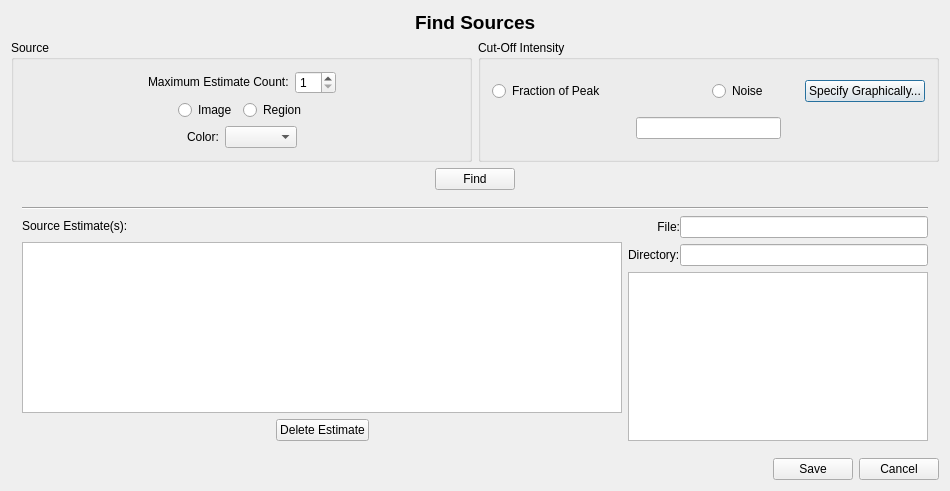
<?xml version="1.0" encoding="UTF-8"?>
<ui version="4.0">
 <class>FindSourcesDialogClass</class>
 <widget class="QDialog" name="FindSourcesDialogClass">
  <property name="geometry">
   <rect>
    <x>0</x>
    <y>0</y>
    <width>948</width>
    <height>491</height>
   </rect>
  </property>
  <property name="windowTitle">
   <string>Find Sources</string>
  </property>
  <layout class="QVBoxLayout" name="verticalLayout_8">
   <item>
    <layout class="QHBoxLayout" name="horizontalLayout_15">
     <item>
      <spacer name="horizontalSpacer_3">
       <property name="orientation">
        <enum>Qt::Horizontal</enum>
       </property>
       <property name="sizeHint" stdset="0">
        <size>
         <width>40</width>
         <height>20</height>
        </size>
       </property>
      </spacer>
     </item>
     <item>
      <widget class="QLabel" name="findSourcesLabel">
       <property name="sizePolicy">
        <sizepolicy hsizetype="Preferred" vsizetype="Fixed">
         <horstretch>0</horstretch>
         <verstretch>0</verstretch>
        </sizepolicy>
       </property>
       <property name="font">
        <font>
         <pointsize>14</pointsize>
         <weight>75</weight>
         <bold>true</bold>
        </font>
       </property>
       <property name="text">
        <string>Find Sources</string>
       </property>
      </widget>
     </item>
     <item>
      <spacer name="horizontalSpacer_12">
       <property name="orientation">
        <enum>Qt::Horizontal</enum>
       </property>
       <property name="sizeHint" stdset="0">
        <size>
         <width>40</width>
         <height>20</height>
        </size>
       </property>
      </spacer>
     </item>
    </layout>
   </item>
   <item>
    <layout class="QHBoxLayout" name="horizontalLayout_11">
     <item>
      <widget class="QGroupBox" name="sourceGroupBox">
       <property name="title">
        <string>Source</string>
       </property>
       <layout class="QVBoxLayout" name="verticalLayout_7">
        <item>
         <layout class="QHBoxLayout" name="horizontalLayout_4">
          <item>
           <spacer name="horizontalSpacer_5">
            <property name="orientation">
             <enum>Qt::Horizontal</enum>
            </property>
            <property name="sizeHint" stdset="0">
             <size>
              <width>18</width>
              <height>20</height>
             </size>
            </property>
           </spacer>
          </item>
          <item>
           <layout class="QHBoxLayout" name="horizontalLayout">
            <item>
             <widget class="QLabel" name="label">
              <property name="text">
               <string>&lt;font color='black'&gt;Maximum Estimate Count:&lt;/font&gt;</string>
              </property>
             </widget>
            </item>
            <item>
             <widget class="QSpinBox" name="sourceEstimateCountSpinBox">
              <property name="toolTip">
               <string>Maximum number of sources to find.</string>
              </property>
              <property name="minimum">
               <number>1</number>
              </property>
              <property name="maximum">
               <number>25</number>
              </property>
             </widget>
            </item>
           </layout>
          </item>
          <item>
           <spacer name="horizontalSpacer_6">
            <property name="orientation">
             <enum>Qt::Horizontal</enum>
            </property>
            <property name="sizeHint" stdset="0">
             <size>
              <width>13</width>
              <height>20</height>
             </size>
            </property>
           </spacer>
          </item>
         </layout>
        </item>
        <item>
         <layout class="QHBoxLayout" name="horizontalLayout_13">
          <item>
           <spacer name="horizontalSpacer_13">
            <property name="orientation">
             <enum>Qt::Horizontal</enum>
            </property>
            <property name="sizeHint" stdset="0">
             <size>
              <width>40</width>
              <height>20</height>
             </size>
            </property>
           </spacer>
          </item>
          <item>
           <widget class="QRadioButton" name="imageRadioButton">
            <property name="toolTip">
             <string>Find sources in the entire image.</string>
            </property>
            <property name="text">
             <string>Image</string>
            </property>
           </widget>
          </item>
          <item>
           <widget class="QRadioButton" name="regionRadioButton">
            <property name="toolTip">
             <string>Find sources in the selected region.</string>
            </property>
            <property name="text">
             <string>Region</string>
            </property>
           </widget>
          </item>
          <item>
           <spacer name="horizontalSpacer_14">
            <property name="orientation">
             <enum>Qt::Horizontal</enum>
            </property>
            <property name="sizeHint" stdset="0">
             <size>
              <width>40</width>
              <height>20</height>
             </size>
            </property>
           </spacer>
          </item>
         </layout>
        </item>
        <item>
         <layout class="QHBoxLayout" name="horizontalLayout_14">
          <item>
           <spacer name="horizontalSpacer_15">
            <property name="orientation">
             <enum>Qt::Horizontal</enum>
            </property>
            <property name="sizeHint" stdset="0">
             <size>
              <width>40</width>
              <height>20</height>
             </size>
            </property>
           </spacer>
          </item>
          <item>
           <widget class="QLabel" name="colorLabel">
            <property name="text">
             <string>&lt;font color='black'&gt;Color:&lt;/font&gt;</string>
            </property>
           </widget>
          </item>
          <item>
           <widget class="QComboBox" name="colorCombo">
            <property name="toolTip">
             <string>The color used to label and mark sources in the viewer.</string>
            </property>
           </widget>
          </item>
          <item>
           <spacer name="horizontalSpacer_16">
            <property name="orientation">
             <enum>Qt::Horizontal</enum>
            </property>
            <property name="sizeHint" stdset="0">
             <size>
              <width>40</width>
              <height>20</height>
             </size>
            </property>
           </spacer>
          </item>
         </layout>
        </item>
       </layout>
      </widget>
     </item>
     <item>
      <widget class="QGroupBox" name="cutoffGroupBox">
       <property name="title">
        <string>Cut-Off Intensity</string>
       </property>
       <layout class="QVBoxLayout" name="verticalLayout_5">
        <item>
         <layout class="QGridLayout" name="gridLayout">
          <item row="0" column="0">
           <widget class="QRadioButton" name="fractionOfPeakRadio">
            <property name="toolTip">
             <string>Search for sources with an intensity level that is a fraction of the peak intensity (0 - 1).</string>
            </property>
            <property name="text">
             <string>Fraction of Peak</string>
            </property>
           </widget>
          </item>
          <item row="0" column="1">
           <layout class="QHBoxLayout" name="horizontalLayout_2">
            <item>
             <widget class="QRadioButton" name="noiseRadio">
              <property name="toolTip">
               <string>Specify the cut-off intensity as a minimum noise level.</string>
              </property>
              <property name="text">
               <string>Noise</string>
              </property>
             </widget>
            </item>
            <item>
             <widget class="QPushButton" name="graphicalNoiseButton">
              <property name="text">
               <string>Specify Graphically...</string>
              </property>
             </widget>
            </item>
           </layout>
          </item>
         </layout>
        </item>
        <item>
         <layout class="QHBoxLayout" name="horizontalLayout_5">
          <item>
           <spacer name="horizontalSpacer_4">
            <property name="orientation">
             <enum>Qt::Horizontal</enum>
            </property>
            <property name="sizeHint" stdset="0">
             <size>
              <width>40</width>
              <height>20</height>
             </size>
            </property>
           </spacer>
          </item>
          <item>
           <widget class="QLineEdit" name="cutoffLineEdit">
            <property name="toolTip">
             <string>Cut-off source intensity.</string>
            </property>
           </widget>
          </item>
          <item>
           <spacer name="horizontalSpacer_11">
            <property name="orientation">
             <enum>Qt::Horizontal</enum>
            </property>
            <property name="sizeHint" stdset="0">
             <size>
              <width>40</width>
              <height>20</height>
             </size>
            </property>
           </spacer>
          </item>
         </layout>
        </item>
       </layout>
      </widget>
     </item>
    </layout>
   </item>
   <item>
    <layout class="QHBoxLayout" name="horizontalLayout_3">
     <item>
      <spacer name="horizontalSpacer">
       <property name="orientation">
        <enum>Qt::Horizontal</enum>
       </property>
       <property name="sizeHint" stdset="0">
        <size>
         <width>40</width>
         <height>20</height>
        </size>
       </property>
      </spacer>
     </item>
     <item>
      <widget class="QPushButton" name="findSourcesButton">
       <property name="toolTip">
        <string>Search for possible sources.</string>
       </property>
       <property name="text">
        <string>Find</string>
       </property>
      </widget>
     </item>
     <item>
      <spacer name="horizontalSpacer_2">
       <property name="orientation">
        <enum>Qt::Horizontal</enum>
       </property>
       <property name="sizeHint" stdset="0">
        <size>
         <width>40</width>
         <height>20</height>
        </size>
       </property>
      </spacer>
     </item>
    </layout>
   </item>
   <item>
    <widget class="QWidget" name="sourceResultHolder" native="true">
     <layout class="QVBoxLayout" name="verticalLayout_6">
      <item>
       <widget class="Line" name="line">
        <property name="orientation">
         <enum>Qt::Horizontal</enum>
        </property>
       </widget>
      </item>
      <item>
       <layout class="QHBoxLayout" name="horizontalLayout_12">
        <item>
         <layout class="QVBoxLayout" name="verticalLayout_2">
          <item>
           <layout class="QHBoxLayout" name="horizontalLayout_7">
            <item>
             <widget class="QLabel" name="sourceEstimatesLabel">
              <property name="text">
               <string>&lt;font color='black'&gt;Source Estimate(s):&lt;/font&gt;</string>
              </property>
             </widget>
            </item>
            <item>
             <spacer name="horizontalSpacer_9">
              <property name="orientation">
               <enum>Qt::Horizontal</enum>
              </property>
              <property name="sizeHint" stdset="0">
               <size>
                <width>40</width>
                <height>20</height>
               </size>
              </property>
             </spacer>
            </item>
           </layout>
          </item>
          <item>
           <widget class="QTableWidget" name="sourceTable">
            <property name="sizePolicy">
             <sizepolicy hsizetype="MinimumExpanding" vsizetype="Expanding">
              <horstretch>0</horstretch>
              <verstretch>0</verstretch>
             </sizepolicy>
            </property>
            <property name="minimumSize">
             <size>
              <width>600</width>
              <height>0</height>
             </size>
            </property>
            <property name="toolTip">
             <string>List of possible source estimates.</string>
            </property>
           </widget>
          </item>
          <item>
           <layout class="QHBoxLayout" name="horizontalLayout_6">
            <item>
             <spacer name="horizontalSpacer_7">
              <property name="orientation">
               <enum>Qt::Horizontal</enum>
              </property>
              <property name="sizeHint" stdset="0">
               <size>
                <width>40</width>
                <height>20</height>
               </size>
              </property>
             </spacer>
            </item>
            <item>
             <widget class="QPushButton" name="deleteSourceButton">
              <property name="toolTip">
               <string>Delete the selected source estimate from the list of possible sources.</string>
              </property>
              <property name="text">
               <string>Delete Estimate</string>
              </property>
             </widget>
            </item>
            <item>
             <spacer name="horizontalSpacer_8">
              <property name="orientation">
               <enum>Qt::Horizontal</enum>
              </property>
              <property name="sizeHint" stdset="0">
               <size>
                <width>40</width>
                <height>20</height>
               </size>
              </property>
             </spacer>
            </item>
           </layout>
          </item>
         </layout>
        </item>
        <item>
         <layout class="QVBoxLayout" name="verticalLayout_4">
          <item>
           <layout class="QHBoxLayout" name="horizontalLayout_10">
            <property name="spacing">
             <number>0</number>
            </property>
            <item>
             <layout class="QVBoxLayout" name="verticalLayout">
              <item>
               <widget class="QLabel" name="fileLabel">
                <property name="text">
                 <string>&lt;font color='black'&gt;File:&lt;/font&gt;</string>
                </property>
                <property name="alignment">
                 <set>Qt::AlignRight|Qt::AlignTrailing|Qt::AlignVCenter</set>
                </property>
               </widget>
              </item>
              <item>
               <widget class="QLabel" name="directoryLabel">
                <property name="text">
                 <string>Directory:</string>
                </property>
               </widget>
              </item>
             </layout>
            </item>
            <item>
             <layout class="QVBoxLayout" name="verticalLayout_3">
              <item>
               <layout class="QHBoxLayout" name="horizontalLayout_8">
                <item>
                 <widget class="QLineEdit" name="fileLineEdit">
                  <property name="sizePolicy">
                   <sizepolicy hsizetype="MinimumExpanding" vsizetype="Fixed">
                    <horstretch>200</horstretch>
                    <verstretch>0</verstretch>
                   </sizepolicy>
                  </property>
                  <property name="toolTip">
                   <string>Name of file where source estimates should be written.</string>
                  </property>
                 </widget>
                </item>
               </layout>
              </item>
              <item>
               <widget class="QLineEdit" name="directoryLineEdit">
                <property name="enabled">
                 <bool>true</bool>
                </property>
                <property name="toolTip">
                 <string>Full path of directory where the source estimate file should be stored.</string>
                </property>
               </widget>
              </item>
             </layout>
            </item>
           </layout>
          </item>
          <item>
           <widget class="QTreeView" name="treeWidget">
            <property name="sizePolicy">
             <sizepolicy hsizetype="MinimumExpanding" vsizetype="Expanding">
              <horstretch>0</horstretch>
              <verstretch>0</verstretch>
             </sizepolicy>
            </property>
            <property name="minimumSize">
             <size>
              <width>300</width>
              <height>0</height>
             </size>
            </property>
            <property name="toolTip">
             <string>Select a directory where the source estimates should be stored.</string>
            </property>
           </widget>
          </item>
         </layout>
        </item>
       </layout>
      </item>
     </layout>
    </widget>
   </item>
   <item>
    <layout class="QHBoxLayout" name="horizontalLayout_9">
     <item>
      <spacer name="horizontalSpacer_10">
       <property name="orientation">
        <enum>Qt::Horizontal</enum>
       </property>
       <property name="sizeHint" stdset="0">
        <size>
         <width>40</width>
         <height>20</height>
        </size>
       </property>
      </spacer>
     </item>
     <item>
      <widget class="QPushButton" name="saveButton">
       <property name="toolTip">
        <string>Save the source estimates to a file and close this dialog.</string>
       </property>
       <property name="text">
        <string>Save</string>
       </property>
      </widget>
     </item>
     <item>
      <widget class="QPushButton" name="cancelButton">
       <property name="toolTip">
        <string>Close this dialog.</string>
       </property>
       <property name="text">
        <string>Cancel</string>
       </property>
      </widget>
     </item>
    </layout>
   </item>
  </layout>
 </widget>
 <layoutdefault spacing="6" margin="11"/>
 <resources/>
 <connections/>
</ui>
